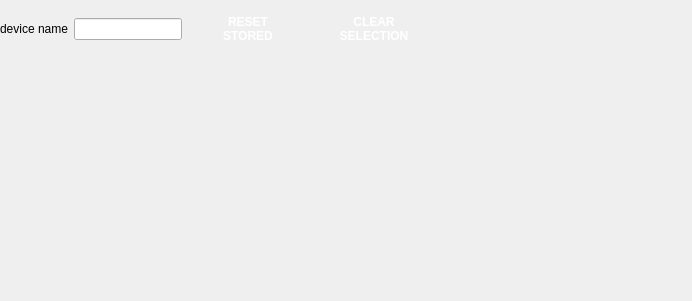
<?xml version="1.0" encoding="UTF-8"?>
<ui version="4.0">
 <class>FaultsDevice</class>
 <widget class="QWidget" name="FaultsDevice">
  <property name="geometry">
   <rect>
    <x>0</x>
    <y>0</y>
    <width>692</width>
    <height>301</height>
   </rect>
  </property>
  <property name="sizePolicy">
   <sizepolicy hsizetype="Preferred" vsizetype="Minimum">
    <horstretch>0</horstretch>
    <verstretch>0</verstretch>
   </sizepolicy>
  </property>
  <property name="windowTitle">
   <string>Form</string>
  </property>
  <property name="styleSheet">
   <string notr="true"/>
  </property>
  <layout class="QVBoxLayout" name="verticalLayout">
   <property name="spacing">
    <number>0</number>
   </property>
   <property name="leftMargin">
    <number>0</number>
   </property>
   <property name="topMargin">
    <number>0</number>
   </property>
   <property name="rightMargin">
    <number>0</number>
   </property>
   <property name="bottomMargin">
    <number>0</number>
   </property>
   <item>
    <widget class="QWidget" name="topWidget" native="true">
     <property name="sizePolicy">
      <sizepolicy hsizetype="Preferred" vsizetype="Fixed">
       <horstretch>0</horstretch>
       <verstretch>0</verstretch>
      </sizepolicy>
     </property>
     <layout class="QHBoxLayout" name="horizontalLayout_2">
      <property name="spacing">
       <number>6</number>
      </property>
      <property name="leftMargin">
       <number>0</number>
      </property>
      <property name="topMargin">
       <number>9</number>
      </property>
      <property name="rightMargin">
       <number>0</number>
      </property>
      <property name="bottomMargin">
       <number>9</number>
      </property>
      <item>
       <layout class="QHBoxLayout" name="horizontalLayout">
        <property name="sizeConstraint">
         <enum>QLayout::SetMinimumSize</enum>
        </property>
        <item>
         <widget class="QLabel" name="label_name">
          <property name="sizePolicy">
           <sizepolicy hsizetype="Fixed" vsizetype="Fixed">
            <horstretch>0</horstretch>
            <verstretch>0</verstretch>
           </sizepolicy>
          </property>
          <property name="text">
           <string>device name</string>
          </property>
         </widget>
        </item>
        <item>
         <widget class="QLineEdit" name="lineEdit_numeric">
          <property name="sizePolicy">
           <sizepolicy hsizetype="Fixed" vsizetype="Fixed">
            <horstretch>0</horstretch>
            <verstretch>0</verstretch>
           </sizepolicy>
          </property>
          <property name="alignment">
           <set>Qt::AlignCenter</set>
          </property>
         </widget>
        </item>
       </layout>
      </item>
      <item>
       <widget class="QPushButton" name="reset_button">
        <property name="enabled">
         <bool>true</bool>
        </property>
        <property name="sizePolicy">
         <sizepolicy hsizetype="Fixed" vsizetype="Fixed">
          <horstretch>100</horstretch>
          <verstretch>0</verstretch>
         </sizepolicy>
        </property>
        <property name="minimumSize">
         <size>
          <width>100</width>
          <height>0</height>
         </size>
        </property>
        <property name="styleSheet">
         <string notr="true">QPushButton {
  width: 80px;
  height: 40px;
  border-radius: 4px;
  color: white;
  
  font-weight: bold;

  padding-left: 20px;
  padding-right: 20px;
}</string>
        </property>
        <property name="text">
         <string>RESET
STORED</string>
        </property>
        <property name="blue_button" stdset="0">
         <bool>true</bool>
        </property>
       </widget>
      </item>
      <item>
       <widget class="QPushButton" name="clear_selection_button">
        <property name="enabled">
         <bool>true</bool>
        </property>
        <property name="sizePolicy">
         <sizepolicy hsizetype="Fixed" vsizetype="Fixed">
          <horstretch>100</horstretch>
          <verstretch>0</verstretch>
         </sizepolicy>
        </property>
        <property name="minimumSize">
         <size>
          <width>100</width>
          <height>0</height>
         </size>
        </property>
        <property name="styleSheet">
         <string notr="true">QPushButton[deb=true]
{
	height: 30px;
	font-weight: normal;
	font-style: normal;
	text-align: center;
}

QPushButton {
  width: 80px;
  height: 40px;
  border-radius: 4px;
  color: white;
  
  font-weight: bold;

  padding-left: 20px;
  padding-right: 20px;
}</string>
        </property>
        <property name="text">
         <string>CLEAR
SELECTION</string>
        </property>
        <property name="blue_button" stdset="0">
         <bool>true</bool>
        </property>
       </widget>
      </item>
      <item>
       <spacer name="horizontalSpacer_2">
        <property name="orientation">
         <enum>Qt::Horizontal</enum>
        </property>
        <property name="sizeHint" stdset="0">
         <size>
          <width>217</width>
          <height>20</height>
         </size>
        </property>
       </spacer>
      </item>
     </layout>
    </widget>
   </item>
   <item>
    <widget class="QWidget" name="faults_container" native="true">
     <property name="sizePolicy">
      <sizepolicy hsizetype="Preferred" vsizetype="Fixed">
       <horstretch>0</horstretch>
       <verstretch>0</verstretch>
      </sizepolicy>
     </property>
     <layout class="QHBoxLayout" name="horizontalLayout_3">
      <property name="spacing">
       <number>0</number>
      </property>
      <property name="leftMargin">
       <number>0</number>
      </property>
      <property name="topMargin">
       <number>0</number>
      </property>
      <property name="rightMargin">
       <number>0</number>
      </property>
      <property name="bottomMargin">
       <number>0</number>
      </property>
      <item>
       <widget class="QWidget" name="faults_widget" native="true">
        <property name="sizePolicy">
         <sizepolicy hsizetype="Expanding" vsizetype="Minimum">
          <horstretch>0</horstretch>
          <verstretch>0</verstretch>
         </sizepolicy>
        </property>
        <property name="minimumSize">
         <size>
          <width>100</width>
          <height>50</height>
         </size>
        </property>
        <property name="styleSheet">
         <string notr="true"/>
        </property>
        <layout class="QHBoxLayout" name="faults_layout">
         <property name="spacing">
          <number>0</number>
         </property>
         <property name="sizeConstraint">
          <enum>QLayout::SetDefaultConstraint</enum>
         </property>
         <property name="leftMargin">
          <number>0</number>
         </property>
         <property name="topMargin">
          <number>0</number>
         </property>
         <property name="rightMargin">
          <number>0</number>
         </property>
         <property name="bottomMargin">
          <number>0</number>
         </property>
        </layout>
       </widget>
      </item>
     </layout>
    </widget>
   </item>
   <item>
    <widget class="QWidget" name="faults_explanation" native="true">
     <property name="sizePolicy">
      <sizepolicy hsizetype="Preferred" vsizetype="Preferred">
       <horstretch>0</horstretch>
       <verstretch>0</verstretch>
      </sizepolicy>
     </property>
     <layout class="QVBoxLayout" name="faults_explanations_layout">
      <property name="sizeConstraint">
       <enum>QLayout::SetDefaultConstraint</enum>
      </property>
     </layout>
    </widget>
   </item>
  </layout>
 </widget>
 <resources/>
 <connections/>
</ui>
